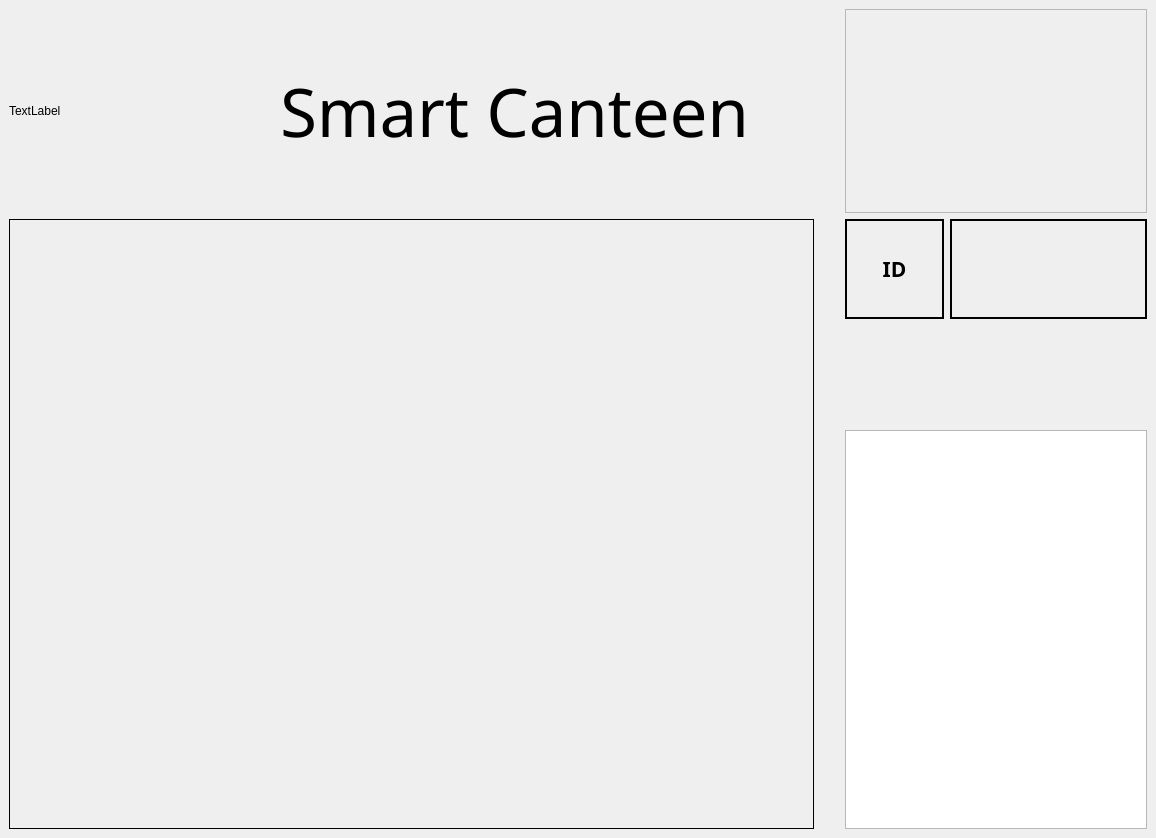
<?xml version="1.0" encoding="UTF-8"?>
<ui version="4.0">
 <class>MainWindow</class>
 <widget class="QMainWindow" name="MainWindow">
  <property name="geometry">
   <rect>
    <x>0</x>
    <y>0</y>
    <width>1156</width>
    <height>838</height>
   </rect>
  </property>
  <property name="windowTitle">
   <string>MainWindow</string>
  </property>
  <widget class="QWidget" name="centralwidget">
   <layout class="QGridLayout" name="gridLayout" rowstretch="0" columnstretch="32,1,12">
    <item row="0" column="1">
     <layout class="QVBoxLayout" name="middle_space"/>
    </item>
    <item row="0" column="0">
     <layout class="QVBoxLayout" name="left_layout" stretch="1,3">
      <item>
       <layout class="QHBoxLayout" name="top_right_space" stretch="0">
        <item>
         <layout class="QHBoxLayout" name="horizontalLayout_5" stretch="8,1,24">
          <item>
           <widget class="QLabel" name="logo_label">
            <property name="text">
             <string>TextLabel</string>
            </property>
           </widget>
          </item>
          <item>
           <layout class="QHBoxLayout" name="horizontalLayout_7"/>
          </item>
          <item>
           <widget class="QLabel" name="sys_name_label">
            <property name="font">
             <font>
              <family>Bauhaus 93</family>
              <pointsize>50</pointsize>
             </font>
            </property>
            <property name="text">
             <string>Smart Canteen</string>
            </property>
            <property name="alignment">
             <set>Qt::AlignCenter</set>
            </property>
           </widget>
          </item>
         </layout>
        </item>
       </layout>
      </item>
      <item>
       <widget class="QLabel" name="plate_disp_label">
        <property name="frameShape">
         <enum>QFrame::Box</enum>
        </property>
        <property name="text">
         <string/>
        </property>
       </widget>
      </item>
     </layout>
    </item>
    <item row="0" column="2">
     <layout class="QVBoxLayout" name="right_layout" stretch="1,3">
      <item>
       <layout class="QHBoxLayout" name="right_top_layout" stretch="12">
        <item>
         <layout class="QVBoxLayout" name="face_layout">
          <item>
           <widget class="QLabel" name="face_disp_label">
            <property name="frameShape">
             <enum>QFrame::Box</enum>
            </property>
            <property name="frameShadow">
             <enum>QFrame::Sunken</enum>
            </property>
            <property name="lineWidth">
             <number>0</number>
            </property>
            <property name="midLineWidth">
             <number>1</number>
            </property>
            <property name="text">
             <string/>
            </property>
           </widget>
          </item>
         </layout>
        </item>
       </layout>
      </item>
      <item>
       <layout class="QVBoxLayout" name="verticalLayout_2" stretch="1,1,4">
        <item>
         <layout class="QHBoxLayout" name="horizontalLayout_4" stretch="1,2">
          <item>
           <widget class="QLabel" name="fixed_id_label">
            <property name="font">
             <font>
              <family>Adobe Devanagari</family>
              <pointsize>16</pointsize>
              <weight>75</weight>
              <bold>true</bold>
             </font>
            </property>
            <property name="frameShape">
             <enum>QFrame::WinPanel</enum>
            </property>
            <property name="text">
             <string>ID</string>
            </property>
            <property name="alignment">
             <set>Qt::AlignCenter</set>
            </property>
           </widget>
          </item>
          <item>
           <widget class="QLabel" name="user_id_label">
            <property name="font">
             <font>
              <family>Adobe Devanagari</family>
              <pointsize>16</pointsize>
              <weight>75</weight>
              <bold>true</bold>
             </font>
            </property>
            <property name="frameShape">
             <enum>QFrame::WinPanel</enum>
            </property>
            <property name="text">
             <string/>
            </property>
            <property name="alignment">
             <set>Qt::AlignCenter</set>
            </property>
           </widget>
          </item>
         </layout>
        </item>
        <item>
         <layout class="QHBoxLayout" name="horizontalLayout_3">
          <item>
           <widget class="QLabel" name="label">
            <property name="text">
             <string/>
            </property>
           </widget>
          </item>
         </layout>
        </item>
        <item>
         <layout class="QHBoxLayout" name="horizontalLayout">
          <item>
           <widget class="QTextEdit" name="dish_list_label"/>
          </item>
         </layout>
        </item>
       </layout>
      </item>
     </layout>
    </item>
   </layout>
  </widget>
 </widget>
 <resources/>
 <connections/>
</ui>
